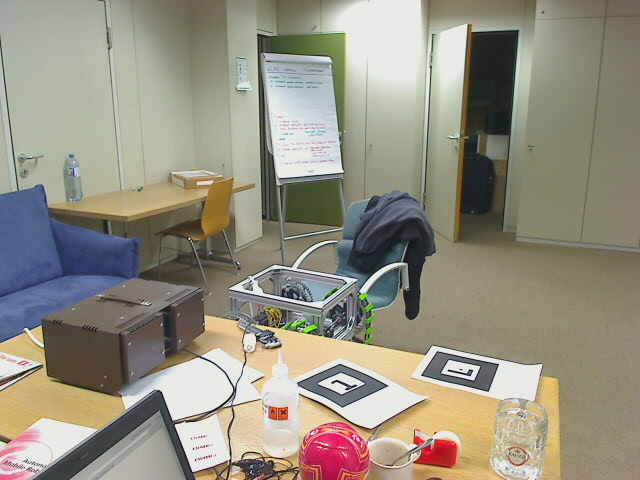
#> input picture images/Image.jpg, 640 x 480 px
$ python _main.py   (older library calls are emulated)
#> lines starting #> are read from the running program, lines starting #| are printed output that depends on the picture; after the words box and inside, x2 and y2 are one past the last pixel; in counts of white or black regions, pixels touching at a corner belong together
import cv2
import numpy as np
from matplotlib import pyplot as plt


def my_harris(img_dir, window_size, k, threshold):
#> called with img_dir = '../images/Image.jpg', window_size = 5, k = 0.04, threshold = 0.3
    img = cv2.imread(img_dir)
#> img is the input picture: shape (480, 640, 3); mean B, G, R 129, 144.3, 149
    gray = cv2.cvtColor(img, cv2.COLOR_BGR2GRAY)
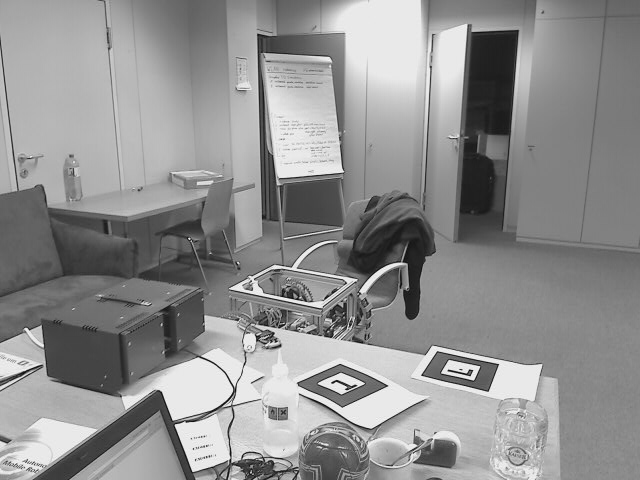
#> gray: shape (480, 640); min 8, max 250, mean 144

    img_gaussian = cv2.GaussianBlur(gray, (3, 3), 0)

    # Check if the image is exists
    if img is None:
        print('Invalid image:' + img_dir)
        return None
    else:
        print('Image successfully read...')

    height = img.shape[0]  # .shape[0] outputs height
#> height = 480
    width = img.shape[1]  # .shape[1] outputs width .shape[2] outputs color channels of image
#> width = 640
    matrix_R = np.zeros((height, width))

    #   Step 1 - Calculate the x e y image derivatives (dx e dy)
    dx = cv2.Sobel(img_gaussian, cv2.CV_64F, 1, 0, ksize=3)
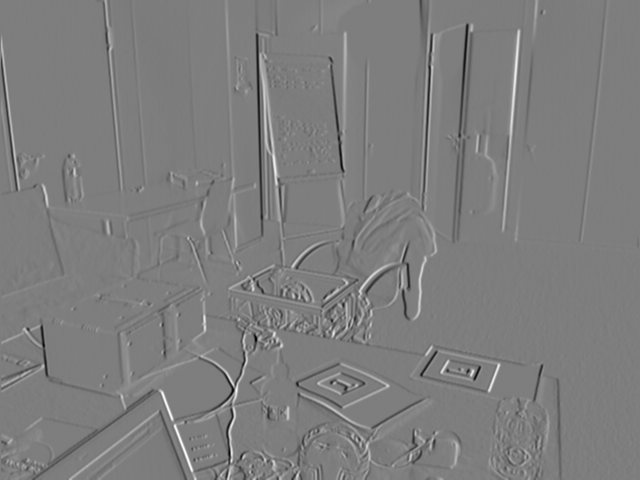
#> dx: shape (480, 640) float64; min -564, max 577, mean -0.3; drawn with min black and max white
    dy = cv2.Sobel(img_gaussian, cv2.CV_64F, 0, 1, ksize=3)
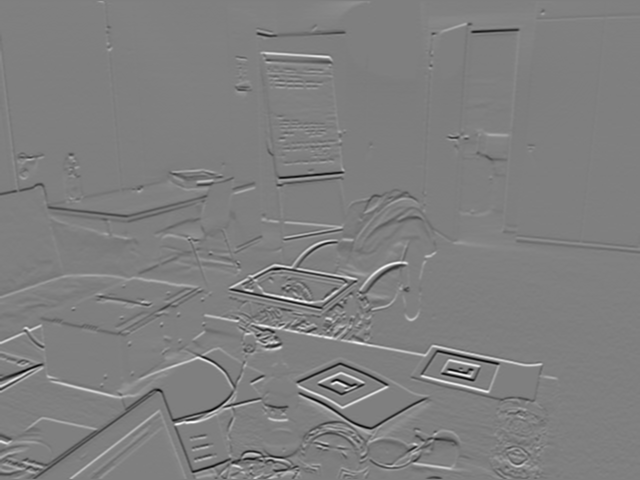
#> dy: shape (480, 640) float64; min -600, max 601, mean 0.2; drawn with min black and max white
    # dy, dx = np.gradient(gray)

    #   Step 2 - Calculate product and second derivatives (dx2, dy2 e dxy)
    dx2 = np.square(dx)
    dy2 = np.square(dy)
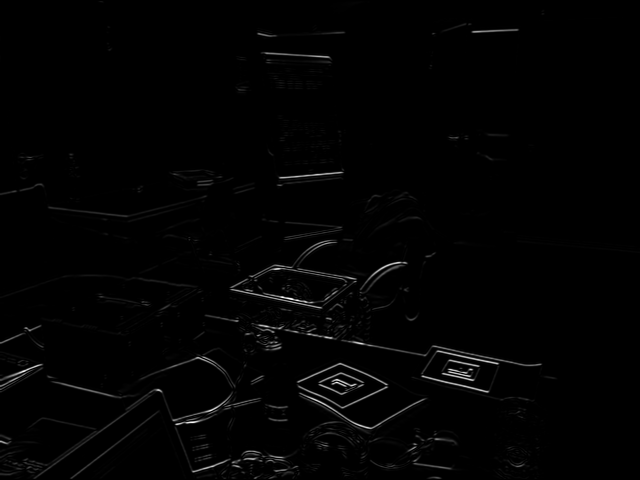
#> dy2: shape (480, 640) float64; min 0, max 361201, mean 4003.9; drawn with min black and max white
    dxy = dx * dy
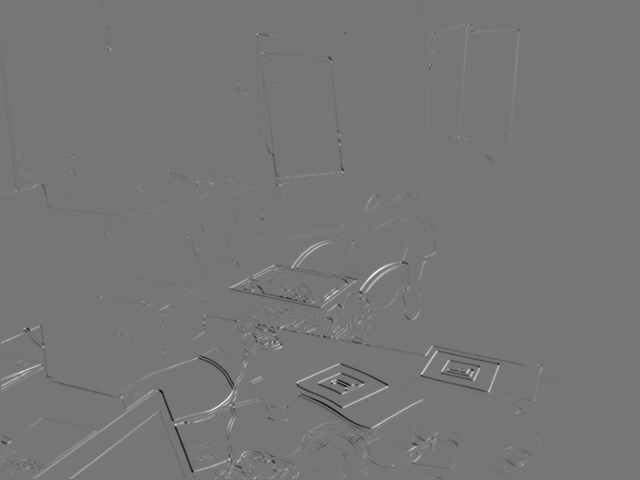
#> dxy: shape (480, 640) float64; min -160512, max 184860, mean 158.9; drawn with min black and max white

    offset = int(window_size / 2)
    #   Step 3 - Calcular a soma dos produtos das derivadas para cada pixel (Sx2, Sy2 e Sxy)
    print("Finding Corners...")
    for y in range(offset, height - offset):
        for x in range(offset, width - offset):
            Sx2 = np.sum(dx2[y - offset:y + 1 + offset, x - offset:x + 1 + offset])
            Sy2 = np.sum(dy2[y - offset:y + 1 + offset, x - offset:x + 1 + offset])
            Sxy = np.sum(dxy[y - offset:y + 1 + offset, x - offset:x + 1 + offset])

            #   Step 4 - Define the matrix H(x,y)=[[Sx2,Sxy],[Sxy,Sy2]]
            H = np.array([[Sx2, Sxy], [Sxy, Sy2]])

            #   Step 5 - Calculate the response function ( R=det(H)-k(Trace(H))^2 )
            det = np.linalg.det(H)
            tr = np.matrix.trace(H)
            R = det - k * (tr ** 2)
            matrix_R[y - offset, x - offset] = R
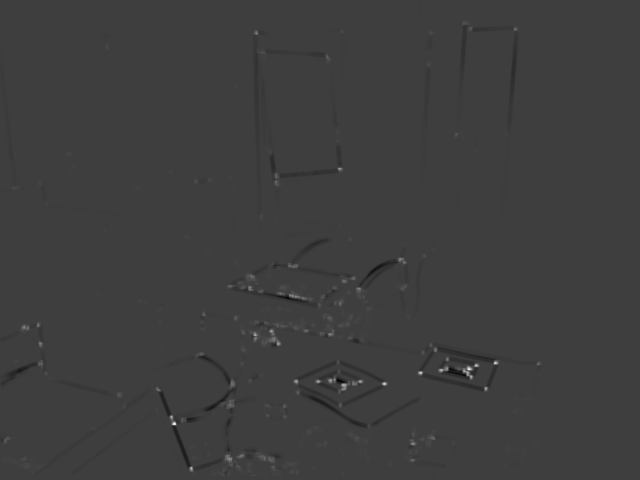
#> matrix_R: shape (480, 640) float64; min -8.75e+11, max 2.7e+12, mean -1.29e+09; drawn with min black and max white

    #   Step 6 - Apply a threshold
    cv2.normalize(matrix_R, matrix_R, 0, 1, cv2.NORM_MINMAX)
    for y in range(offset, height - offset):
        for x in range(offset, width - offset):
            value = matrix_R[y, x]
            if value > threshold:
                # cornerList.append([x, y, value])
                cv2.circle(img, (x, y), 3, (0, 255, 0))
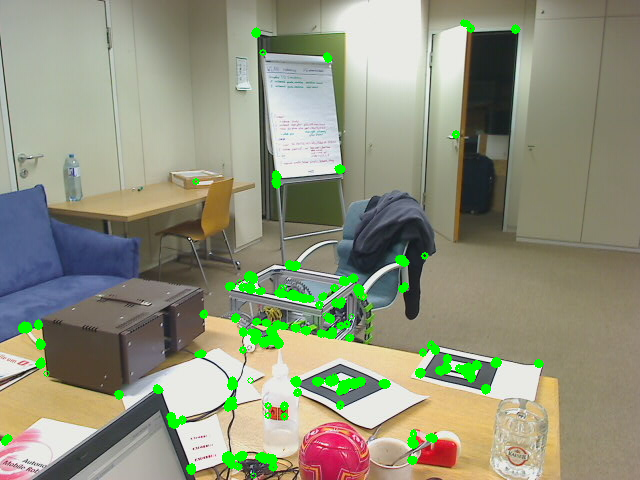
#> img: shape (480, 640, 3); 2.67% of pixels changed, all inside (x1, y1, x2, y2) = (1, 19, 544, 479)

    # cv2.imwrite("%s_threshold_%s.png"%(img_dir[5:-4],threshold), img)
    plt.figure("Manually implemented Harris detector")
    plt.imshow(cv2.cvtColor(img, cv2.COLOR_BGR2RGB)), plt.title("Manually implemented Harris detector")
    plt.xticks([]), plt.yticks([])
    plt.savefig('My_harris_detector-thresh_%s.png' % (threshold), bbox_inches='tight')
    plt.show()


my_harris("../images/Image.jpg", 5, 0.04, 0.30)  # Change this path to one that will lead to your image
